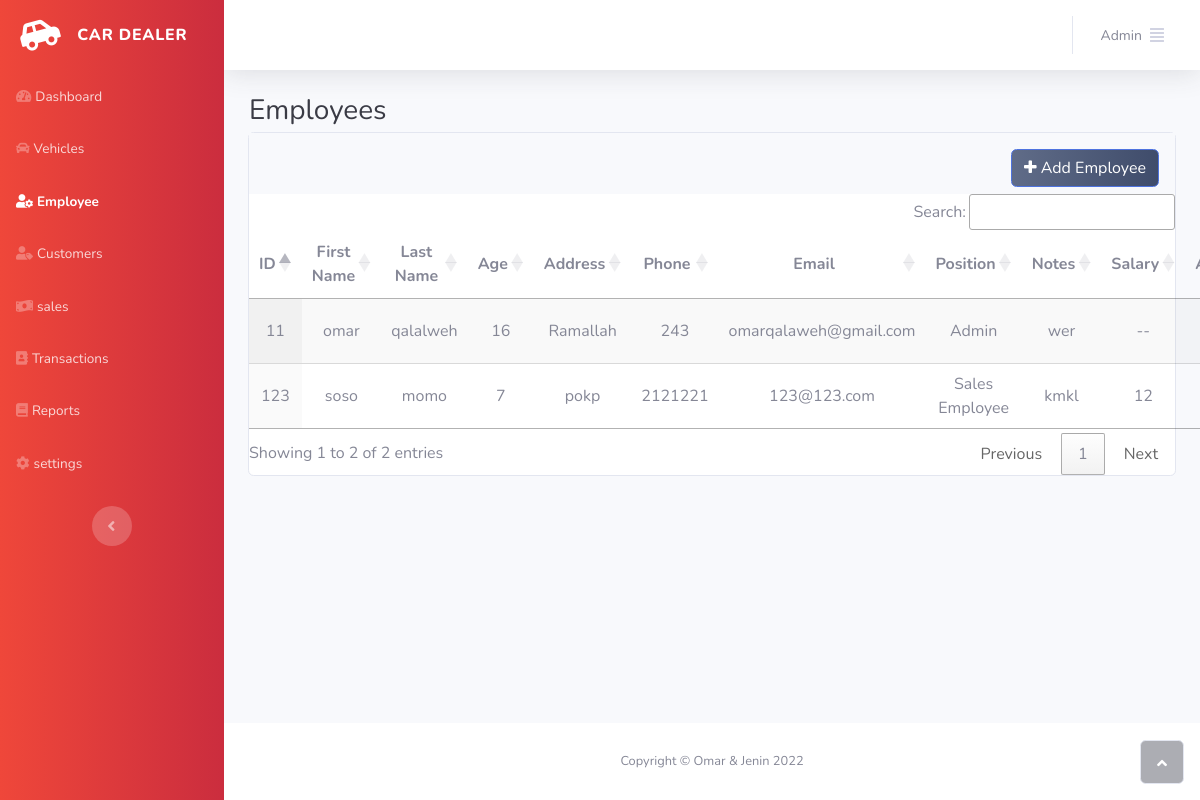
Screenshot of /admin/employee.php (signed in) with the database file from the repository.
### tables this page shows
CREATE TABLE IF NOT EXISTS `employee` (
  `EmpID` int(11) NOT NULL,
  `FirstName` text NOT NULL,
  `LastName` text NOT NULL,
  `dob` date NOT NULL,
  `Address` text NOT NULL,
  `Phone` text NOT NULL,
  `Email` text NOT NULL,
  `Notes` longtext NOT NULL,
  PRIMARY KEY (`EmpID`),
  UNIQUE KEY `EmpID` (`EmpID`)
);

CREATE TABLE IF NOT EXISTS `sales_employee` (
  `EmpID` int(11) NOT NULL,
  `salary` double NOT NULL,
  `Bonus_Per_Sale` int(11) NOT NULL,
  PRIMARY KEY (`EmpID`)
);

### admin/employee.php (the view, shortened to what this page needs)
<?php
include '../helper/db_con.php';
?>
<!DOCTYPE html>
<html lang="en">
<head>
    <link rel="stylesheet" href="../assets/bootstrap/css/bootstrap.min.css">
    <link rel="stylesheet" href="../assets/fonts/fontawesome-all.min.css">
    <link rel="stylesheet" href="../assets/fonts/font-awesome.min.css">
    <link rel="stylesheet" href="../assets/fonts/fontawesome5-overrides.min.css">
    <link rel="stylesheet" href="https://cdnjs.cloudflare.com/ajax/libs/jquery.tablesorter/2.31.2/css/theme.bootstrap_4.min.css">
    <link rel="stylesheet" href="https://cdnjs.cloudflare.com/ajax/libs/jqueryui/1.12.1/jquery-ui.min.css">
    <link rel="stylesheet" href="https://cdn.datatables.net/1.12.1/css/jquery.dataTables.min.css">
    <link rel="stylesheet" href="https://cdn.datatables.net/v/dt/dt-1.12.1/datatables.min.css"/>
</head>
<body id="page-top">
<div id="wrapper">
    <nav class="navbar navbar-dark align-items-start sidebar sidebar-dark accordion bg-gradient-primary p-0"
         style="background: linear-gradient(to left, #cb2d3e, #ef473a);">
        <div class="container-fluid d-flex flex-column p-0">
            <a class="navbar-brand d-flex justify-content-center align-items-center sidebar-brand m-0"
               href="admin_dash.php">
                <div class="sidebar-brand-icon rotate-n-15"><i class="fas fa-car-side"></i></div>
                <div class="sidebar-brand-text mx-3"><span>Car dealer</span></div>
            </a>
            <ul class="navbar-nav text-light" id="accordionSidebar">
                <li class="nav-item"><a class="nav-link" href="admin_dash.php"><i
                                class="fas fa-tachometer-alt"></i><span>Dashboard</span></a></li>
                <li class="nav-item"><a class="nav-link" href="vehicles.php"><i
                                class="fas fa-car"></i><span>Vehicles</span></a></li>
                <li class="nav-item"><a class="nav-link active" href="employee.php"><i
                                class="fas fa-user-cog"></i><span>Employee</span></a></li>
                <li class="nav-item"><a class="nav-link" href="Customers.php"><i class="fas fa-user-tag"></i><span>Customers</span></a>
                    <a class="nav-link" href="sales.php"><i class="fas fa-money-bill-wave"></i><span>sales</span></a>
                    <a class="nav-link" href="transactions.php"><i
                                class="fas fa-address-book"></i><span>Transactions</span></a>
                    <a class="nav-link" href="reports.php"><i class="fas fa-book"></i><span>Reports</span></a>
                    <a class="nav-link" href="profile.php"><i class="fas fa-cog"></i><span>settings</span></a></li>
            </ul>
            <div class="text-center d-none d-md-inline">
                <button class="btn rounded-circle border-0" id="sidebarToggle" type="button"></button>
            </div>
        </div>
    </nav>
    <div class="d-flex flex-column" id="content-wrapper">
        <div id="content">
            <?php include 'includes/header.php'; ?>
            <h3 class="text-dark mb-1" style="margin-left: 25px;margin-top: 23px;margin-right: -1px;">Employees</h3>
            <div class="container-fluid" style="border-style: none;">
                <div class="card" id="TableSorterCard">
                    <div class="card-header text-end py-3" style="height: 61px;border-style: none;">
                        <div class="row">
                            <div class="col-md-6"></div>
                            <div class="col-md-6">
                                <div class="text-end">
                                    <button class="btn btn-primary" type="button"
                                            style="background: linear-gradient(to right, #606c88, #3f4c6b);"
                                            data-bs-target="#modalAddEmployee" data-bs-toggle="modal"><i
                                                class="fa fa-plus"></i>&nbsp;Add Employee
                                    </button>
                                </div>
                            </div>
                        </div>
                    </div>
                    <table id="employeeTable" class="display" style="width:100%">
                        <thead>
                        <tr>
                            <th class="text-center">ID</th>
                            <th class="text-center">First Name</th>
                            <th class="text-center">Last Name</th>
                            <th class="text-center">Age</th>
                            <th class="text-center">Address</th>
                            <th class="text-center">Phone</th>
                            <th class="text-center">Email</th>
                            <th class="text-center">Position</th>
                            <th class="text-center">Notes</th>
                            <th class="text-center">Salary</th>
                            <th class="text-center">Action</th>
                        </tr>
                        </thead>
                        <?php
                        $query = "SELECT * FROM employee";
                        $result = mysqli_query($conn, $query);
                        ?>
                        <tbody>
                        <?php
                        while ($row = mysqli_fetch_array($result)) {
                            $dob = $row['dob'];
                            try {
                                $dob = new DateTime($dob);
                                $now = new DateTime();
                                $interval = $now->diff($dob);
                                $age = $interval->y;
                            } catch (Exception $e) {
                                $age = "";
                            }
                            ?>
                            <tr>
                                <?php
                                $EmpID = $row['EmpID'];
                                $query_emp = "SELECT * FROM sales_employee WHERE EmpID = '$EmpID'";
                                $result_emp = mysqli_query($conn, $query_emp);
                                $emp_type = "Admin";
                                $salary = "--";
                                if (mysqli_num_rows($result_emp) > 0) {
                                    $result_emp = mysqli_fetch_array($result_emp);
                                    $emp_type = "Sales Employee";
                                    $salary = $result_emp['salary'];
                                }
                                ?>
                                <td class="text-center"><?php echo $EmpID; ?></td>
                                <td class="text-center"><?php echo $row['FirstName']; ?></td>
                                <td class="text-center"><?php echo $row['LastName']; ?></td>
                                <td class="text-center"><?php echo $age; ?></td>
                                <td class="text-center"><?php echo $row['Address']; ?></td>
                                <td class="text-center"><?php echo $row['Phone']; ?></td>
                                <td class="text-center"><?php echo $row['Email']; ?></td>
                                <td class="text-center"><?php echo $emp_type; ?></td>
                                <td class="text-center"><?php echo $row['Notes']; ?></td>
                                <td class="text-center"><?php echo $salary; ?></td>
                                <?php
                                $query_user = "SELECT * FROM users WHERE EmpID = '$EmpID'";
                                $result_user = mysqli_query($conn, $query_user);
                                if (mysqli_num_rows($result_user) > 0) {
                                    $result_user = mysqli_fetch_array($result_user);
                                    $user_id = $result_user['UserID'];
                                } else {
                                    $user_id = "-1";
                                }
                                if ($_SESSION['UserID'] == $user_id) {
                                    echo "<td class='text-center'>";
                                    echo "</td>";
                                } else {
                                    echo "<td class='text-center'>
                                               <a href='employee/editEmployee.php?EmpID=$EmpID'><i class='fas fa-edit ' ></i></a>
                                               <a href='employee/deleteEmp.php?EmpID=$EmpID'><i class='fas fa-trash-alt' style='color: #d91e18' ></i></a>
                                          </td>";
                                }
                                ?>
                            </tr>
                  <?php } ?>
                        </tbody>
                    </table>
                </div>
            </div>
        </div>
        <footer class="bg-white sticky-footer">
            <div class="container my-auto">
                <div class="text-center my-auto copyright"><span>Copyright © Omar &amp; Jenin 2022</span></div>
            </div>
        </footer>
    </div>
    <a class="border rounded d-inline scroll-to-top" href="#page-top"><i class="fas fa-angle-up"></i></a>
</div>
</body>
</html>

### admin/includes/header.php (shortened to what this page needs)
<nav class="navbar navbar-light navbar-expand bg-white shadow mb-4 topbar static-top">
    <div class="container-fluid"><button class="btn btn-link d-md-none rounded-circle me-3" id="sidebarToggleTop" type="button"><i class="fas fa-list-ul" style="border-color: rgb(214,53,61);color: #d6353d;"></i></button>
        <ul class="navbar-nav flex-nowrap ms-auto">
            <li class="nav-item dropdown no-arrow">
                <div class="nav-item dropdown no-arrow">
                    <a class="dropdown-toggle nav-link" aria-expanded="false" data-bs-toggle="dropdown" href="#">
                        <span class="d-none d-lg-inline me-2 text-gray-600 small">Admin</span>
                        <i class="fas fa-align-justify"></i>
                    </a>
                </div>
            </li>
        </ul>
    </div>
</nav>

### rows the page displays
employee: EmpID "11", FirstName "omar", LastName "qalalweh", dob "16", Address "Ramallah", Phone "243", Email "omarqalaweh@gmail.com", emp_type "Admin", Notes "wer", salary "--"
employee: EmpID "123", FirstName "soso", LastName "momo", dob "7", Address "pokp", Phone "2121221", Email "123@123.com", emp_type "Sales Employee", Notes "kmkl", sales_employee.salary "12"
